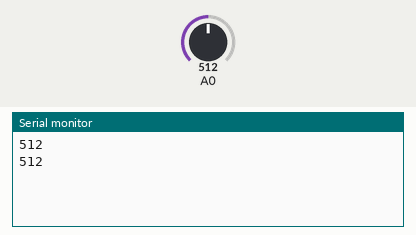
The sketch below on a simulated Arduino Uno, built with avr-gcc and run on an emulated ATmega328P. Shown: the last lines printed to the serial monitor. Inputs (shaded band) come from the test bench; at power-on: A0 = 512.

Above: at 1.8 s.
1.9 s: A0 set to 716
At 2.8 s:
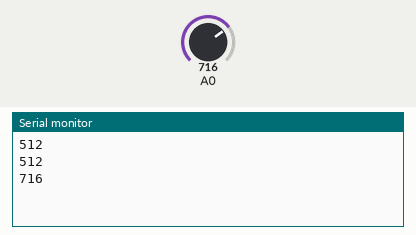
3.4 s: A0 set to 900
At 4.7 s:
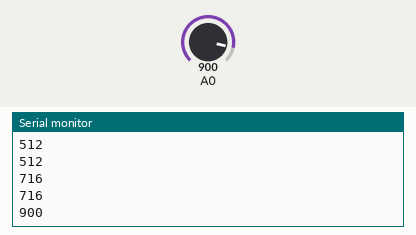
Timing chart, 0 to 6.4 s (numbered marks = the images above; inputs shaded):
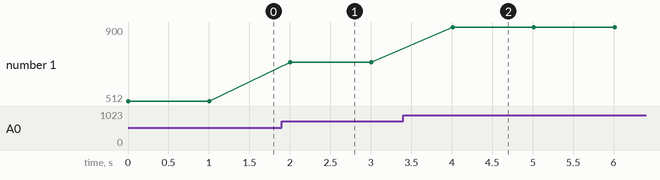

The sketch:

ADC.ino
```cpp
#define F_CPU 16000000UL
#define USART_BAUDRATE 9600 // Desired Baud Rate
#define BAUD_PRESCALER (((F_CPU / (USART_BAUDRATE * 16UL))) - 1)

#define ASYNCHRONOUS (0<<UMSEL00) // USART Mode Selection

#define DISABLED    (0<<UPM00)
#define EVEN_PARITY (2<<UPM00)
#define ODD_PARITY  (3<<UPM00)
#define PARITY_MODE  DISABLED // USART Parity Bit Selection

#define ONE_BIT (0<<USBS0)
#define TWO_BIT (1<<USBS0)
#define STOP_BIT ONE_BIT      // USART Stop Bit Selection

#define FIVE_BIT  (0<<UCSZ00)
#define SIX_BIT   (1<<UCSZ00)
#define SEVEN_BIT (2<<UCSZ00)
#define EIGHT_BIT (3<<UCSZ00)
#define DATA_BIT   EIGHT_BIT

void initADC(unsigned int input_channel) {

//  ADCSRA |= (1 << ADEN);
//  ADMUX |= (1 << REFS0) | (1 << REFS1);
//  ADMUX |= (0 << ADLAR);
//
//  // Select input channel for AD_Converter: AD0 - AD7
//  ADMUX |= input_channel;
//  // 16MHz / 128 ~ 125kHz
//  ADCSRA |= (1 << ADPS2) | (1 << ADPS1) | (1 << ADPS0);

// Select Vref=AVcc
 ADMUX |= (1<<REFS0);
 //set prescaller to 128 and enable ADC
 ADCSRA |= (1<<ADPS2)|(1<<ADPS1)|(1<<ADPS0)|(1<<ADEN);
  ADMUX = (ADMUX & 0xF0) | (input_channel & 0x0F);

}

int readADC() {

  ADCSRA |= (1 << ADSC) ;
  while (ADCSRA & (1 << ADSC));

  return ADC;
}

void initUART() {
  UBRR0H = BAUD_PRESCALER >> 8;
  UBRR0L = BAUD_PRESCALER;

  // Set Frame Format
  UCSR0C = ASYNCHRONOUS | PARITY_MODE | STOP_BIT | DATA_BIT;
  UCSR0B = (0 << RXEN0) | (1 << TXEN0);
}

void send_char(char  a){
   while (( UCSR0A & (1 << UDRE0)) == 0) {}; // Do nothing until UDR is ready
  UDR0 = 'a';
}

void sendUART(int a) {
  if(a==0){
    while (( UCSR0A & (1 << UDRE0)) == 0) {}; // Do nothing until UDR is ready
     UDR0 = '0';
    while (( UCSR0A & (1 << UDRE0)) == 0) {}; // Do nothing until UDR is ready
     UDR0 = '\n';
    return ;
  }
  char t[5];
  int l =0;
  while (a > 0) {
    t[l++] = a % 10;
    a /= 10;
  }

  if(l==0){
    return ;
  }

  for(int i = l-1;i>=0;i-- ){
    t[i] += 48;
    while (( UCSR0A & (1 << UDRE0)) == 0) {}; // Do nothing until UDR is ready
    UDR0 = t[i];
    }

  while (( UCSR0A & (1 << UDRE0)) == 0) {}; // Do nothing until UDR is ready
  UDR0 = '\n';
}

void setup() {
  int t = 0;
  int i, j;
  initUART();
  initADC(0);
}
int tem = 0;
void loop() {
  tem  = readADC();
  sendUART(tem);
  delay(1000);
}
```

Measured:
- after the input at 1.9 s, the serial monitor: prints a new line after 0.10 s (image 1)
- after the input at 3.4 s, the serial monitor: prints a new line after 0.61 s (image 2)
- plotted number 1: 512 → 716 after the input at 1.9 s, 716 → 900 after the input at 3.4 s
